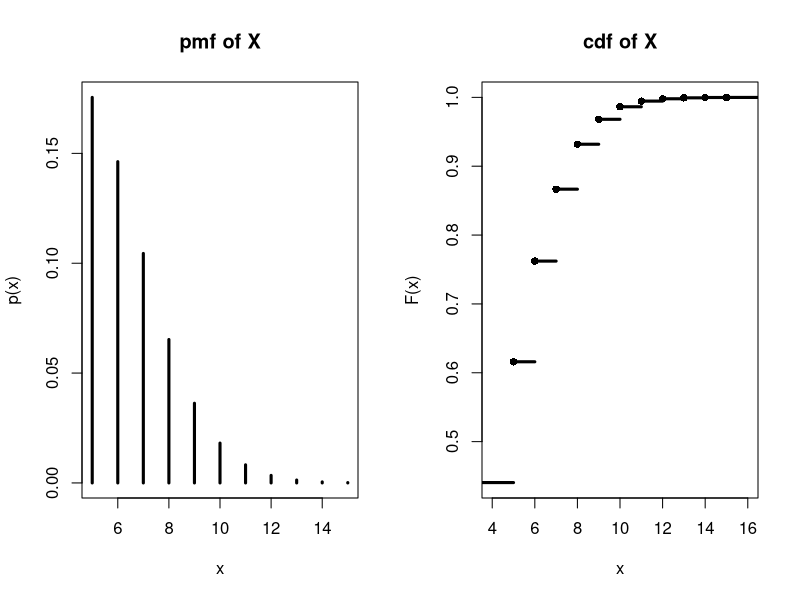

The R source for this figure:
## ---- chunk 1
knitr::opts_chunk$set(echo = TRUE, eval = TRUE, cache = TRUE)
## ---- chunk 2
# Exercise 1 and 2 data setup:
die1 <- c(1:6)
die2 <- c(1:6)
rolls <- expand.grid(die1, die2) 
R <- data.frame(rolls, rowSums(rolls))
colnames(R) <- c("D_1", "D_2", "S")
totalDifferentRolls <- dim(R)[1]
#Exercise 1:
answer1 <- sum(R$D_1 < 4 | R$S > 9) / totalDifferentRolls
answer1
## ---- chunk 3
answer2 <- sum(R$D_1 < 4 & R$S == 8) / sum(R$S == 8)
answer2
## ---- chunk 4
#data setup exercise 3 and 4
n <- 10
p <- 0.3
#exercise 3
xSmallerEqualSix <- c(0:6)
xBetweenTwoAndEight <- c(3:7)
intersection <- intersect(xSmallerEqualSix, xBetweenTwoAndEight)
answer3 <- sum(dbinom(intersection,n,p))
answer3
## ---- chunk 5
#Pr(X<4 And X<= 6) / Pr(X<=6) -> Pr(X<4) / Pr(X<=6) 
probSmallerThanFour <- pbinom(3, n, p)
probSmallerEqualSix <- pbinom(6, n, p)
answer4 <- probSmallerThanFour / probSmallerEqualSix
answer4
## ---- chunk 6
#data setup exercise 5 and 6
lambda <- 5

# exercise 5
xBetweenThreeAndSevenInclusive <- c(4:7)
answer5 <- sum(dpois(xBetweenThreeAndSevenInclusive, lambda))
answer5
## ---- chunk 7
# insert code
probSmallerThanThree <- ppois(2,lambda)
probBiggerOrEqualSeven <- ppois(6, lambda, lower.tail = FALSE)
probOfIntersection <- 0
answer6 <- probSmallerThanThree + probBiggerOrEqualSeven - probOfIntersection
answer6
## ---- chunk 8
poisson <- function(x1, lambda, plot = FALSE) {
  if (lambda <= 0) stop('lambda must be a positive number!')
  p_x <- dpois(x1, lambda)
  F_x <- ppois(x1, lambda)
  if (plot == TRUE) {
    par(mfrow = c(1, 2))
    INTERVAL_SIZE <- 5
    L <- x1 - INTERVAL_SIZE
    U <- x1 + INTERVAL_SIZE
    x <- c(L : U)
    pmf <- dpois(x, lambda)
    plot(x, pmf, lwd = 3, type = 'h', main = 'pmf of X', ylab = 'p(x)')
    
    cdf <- stepfun(x, c(ppois(L - 1, lambda), ppois(x, lambda)))
    plot.stepfun(cdf, 
                 verticals = FALSE, 
                 do.points = TRUE, 
                 pch = 16, lwd = 3,
                 main = 'cdf of X',
                 ylab = 'F(x)')
  }  
  list(p_x = p_x,
       F_x = F_x)
}
#poisson(10, 0) #This should throw an error
poisson(10, 5) #Only returns p_x and F_x
poisson(10, 5, TRUE) #Prints plot and returns p_x and F_x
